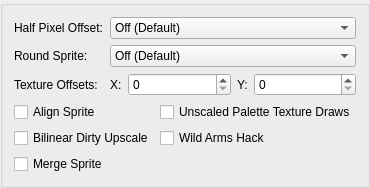
     <widget class="QGroupBox" name="upscalingFixesTab">
      <attribute name="title">
       <string>Upscaling Fixes</string>
      </attribute>
      <layout class="QFormLayout" name="upscalingFixesLayout">
       <item row="0" column="0">
        <widget class="QLabel" name="label_14">
         <property name="text">
          <string>Half Pixel Offset:</string>
         </property>
        </widget>
       </item>
       <item row="0" column="1">
        <widget class="NoScrollQComboBox" name="halfPixelOffset">
         <item>
          <property name="text">
           <string>Off (Default)</string>
          </property>
         </item>
         <item>
          <property name="text">
           <string>Normal (Vertex)</string>
          </property>
         </item>
         <item>
          <property name="text">
           <string>Special (Texture)</string>
          </property>
         </item>
         <item>
          <property name="text">
           <string>Special (Texture - Aggressive)</string>
          </property>
         </item>
        </widget>
       </item>
       <item row="1" column="0">
        <widget class="QLabel" name="label_15">
         <property name="text">
          <string>Round Sprite:</string>
         </property>
        </widget>
       </item>
       <item row="1" column="1">
        <widget class="NoScrollQComboBox" name="roundSprite">
         <item>
          <property name="text">
           <string>Off (Default)</string>
          </property>
         </item>
         <item>
          <property name="text">
           <string>Half</string>
          </property>
         </item>
         <item>
          <property name="text">
           <string>Full</string>
          </property>
         </item>
        </widget>
       </item>
       <item row="2" column="0">
        <widget class="QLabel" name="textureOffsetLabel">
         <property name="text">
          <string>Texture Offsets:</string>
         </property>
        </widget>
       </item>
       <item row="2" column="1">
        <layout class="QHBoxLayout" name="textureOffsetLayout" stretch="0,1,0,1">
         <item>
          <widget class="QLabel" name="textureOffsetXLabel">
           <property name="text">
            <string>X:</string>
           </property>
          </widget>
         </item>
         <item>
          <widget class="NoScrollQSpinBox" name="textureOffsetX">
           <property name="maximum">
            <number>1000</number>
           </property>
          </widget>
         </item>
         <item>
          <widget class="QLabel" name="textureOffsetYLabel">
           <property name="text">
            <string>Y:</string>
           </property>
          </widget>
         </item>
         <item>
          <widget class="NoScrollQSpinBox" name="textureOffsetY">
           <property name="maximum">
            <number>1000</number>
           </property>
          </widget>
         </item>
        </layout>
       </item>
       <item row="3" column="0" colspan="2">
        <layout class="QGridLayout" name="gridLayout_3">
         <item row="0" column="0">
          <widget class="QCheckBox" name="alignSprite">
           <property name="text">
            <string>Align Sprite</string>
           </property>
          </widget>
         </item>
         <item row="1" column="0">
          <widget class="QCheckBox" name="bilinearHack">
           <property name="text">
            <string>Bilinear Dirty Upscale</string>
           </property>
          </widget>
         </item>
         <item row="2" column="0">
          <widget class="QCheckBox" name="mergeSprite">
           <property name="text">
            <string>Merge Sprite</string>
           </property>
          </widget>
         </item>
         <item row="0" column="1">
          <widget class="QCheckBox" name="nativePaletteDraw">
           <property name="text">
            <string>Unscaled Palette Texture Draws</string>
           </property>
          </widget>
         </item>
         <item row="1" column="1">
          <widget class="QCheckBox" name="wildHack">
           <property name="text">
            <string extracomment="Wild Arms: name of a game series. Leave as-is or use an official translation.">Wild Arms Hack</string>
           </property>
          </widget>
         </item>
        </layout>
       </item>
      </layout>
     </widget>
